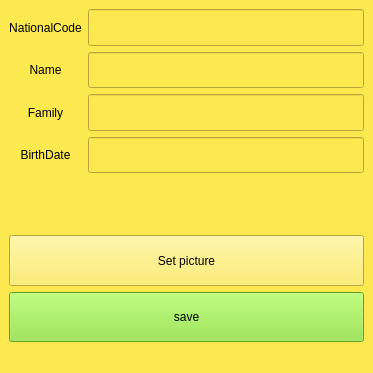
<?xml version="1.0" encoding="UTF-8"?>
<ui version="4.0">
 <class>MainWindow</class>
 <widget class="QMainWindow" name="MainWindow">
  <property name="geometry">
   <rect>
    <x>0</x>
    <y>0</y>
    <width>373</width>
    <height>373</height>
   </rect>
  </property>
  <property name="windowTitle">
   <string>Edit Form</string>
  </property>
  <property name="styleSheet">
   <string notr="true">background-color: rgb(252, 233, 79);</string>
  </property>
  <widget class="QWidget" name="centralwidget">
   <layout class="QVBoxLayout" name="verticalLayout">
    <item>
     <layout class="QGridLayout" name="gridLayout">
      <item row="0" column="0">
       <widget class="QLabel" name="label">
        <property name="text">
         <string>NationalCode</string>
        </property>
        <property name="alignment">
         <set>Qt::AlignCenter</set>
        </property>
       </widget>
      </item>
      <item row="1" column="0">
       <widget class="QLabel" name="label_2">
        <property name="text">
         <string>Name</string>
        </property>
        <property name="alignment">
         <set>Qt::AlignCenter</set>
        </property>
       </widget>
      </item>
      <item row="2" column="1">
       <widget class="QLineEdit" name="efamily">
        <property name="sizePolicy">
         <sizepolicy hsizetype="Expanding" vsizetype="MinimumExpanding">
          <horstretch>0</horstretch>
          <verstretch>0</verstretch>
         </sizepolicy>
        </property>
       </widget>
      </item>
      <item row="1" column="1">
       <widget class="QLineEdit" name="ename">
        <property name="sizePolicy">
         <sizepolicy hsizetype="Expanding" vsizetype="MinimumExpanding">
          <horstretch>0</horstretch>
          <verstretch>0</verstretch>
         </sizepolicy>
        </property>
       </widget>
      </item>
      <item row="0" column="1">
       <widget class="QLineEdit" name="ecode">
        <property name="sizePolicy">
         <sizepolicy hsizetype="Expanding" vsizetype="MinimumExpanding">
          <horstretch>0</horstretch>
          <verstretch>0</verstretch>
         </sizepolicy>
        </property>
       </widget>
      </item>
      <item row="2" column="0">
       <widget class="QLabel" name="label_3">
        <property name="text">
         <string>Family</string>
        </property>
        <property name="alignment">
         <set>Qt::AlignCenter</set>
        </property>
       </widget>
      </item>
      <item row="3" column="0">
       <widget class="QLabel" name="label_4">
        <property name="text">
         <string>BirthDate</string>
        </property>
        <property name="alignment">
         <set>Qt::AlignCenter</set>
        </property>
       </widget>
      </item>
      <item row="3" column="1">
       <widget class="QLineEdit" name="ebirthdate">
        <property name="sizePolicy">
         <sizepolicy hsizetype="Expanding" vsizetype="MinimumExpanding">
          <horstretch>0</horstretch>
          <verstretch>0</verstretch>
         </sizepolicy>
        </property>
       </widget>
      </item>
     </layout>
    </item>
    <item>
     <layout class="QVBoxLayout" name="verticalLayout_2">
      <item>
       <widget class="QLabel" name="label_5">
        <property name="sizePolicy">
         <sizepolicy hsizetype="MinimumExpanding" vsizetype="MinimumExpanding">
          <horstretch>0</horstretch>
          <verstretch>0</verstretch>
         </sizepolicy>
        </property>
        <property name="text">
         <string/>
        </property>
       </widget>
      </item>
      <item>
       <widget class="QPushButton" name="e_pic">
        <property name="sizePolicy">
         <sizepolicy hsizetype="Minimum" vsizetype="MinimumExpanding">
          <horstretch>0</horstretch>
          <verstretch>0</verstretch>
         </sizepolicy>
        </property>
        <property name="text">
         <string>Set picture</string>
        </property>
       </widget>
      </item>
      <item>
       <widget class="QPushButton" name="esave">
        <property name="sizePolicy">
         <sizepolicy hsizetype="Minimum" vsizetype="MinimumExpanding">
          <horstretch>0</horstretch>
          <verstretch>0</verstretch>
         </sizepolicy>
        </property>
        <property name="styleSheet">
         <string notr="true">background-color: rgb(138, 226, 52);</string>
        </property>
        <property name="text">
         <string>save</string>
        </property>
       </widget>
      </item>
     </layout>
    </item>
   </layout>
  </widget>
  <widget class="QMenuBar" name="menubar">
   <property name="geometry">
    <rect>
     <x>0</x>
     <y>0</y>
     <width>373</width>
     <height>22</height>
    </rect>
   </property>
  </widget>
  <widget class="QStatusBar" name="statusbar"/>
 </widget>
 <resources/>
 <connections/>
</ui>
